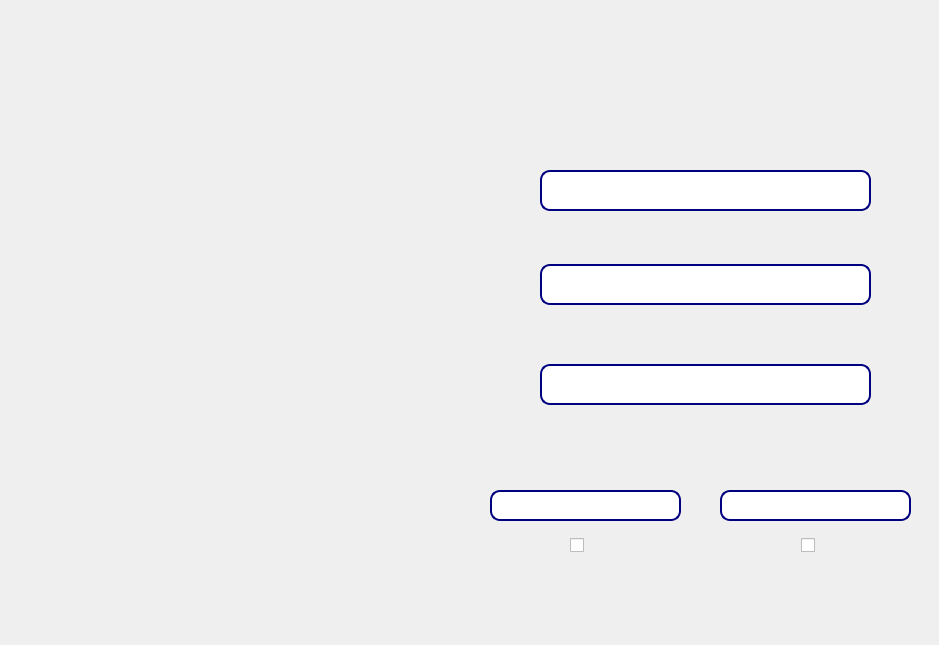
<?xml version="1.0" encoding="UTF-8"?>
<ui version="4.0">
 <class>RegisterWindow</class>
 <widget class="QDialog" name="RegisterWindow">
  <property name="geometry">
   <rect>
    <x>0</x>
    <y>0</y>
    <width>939</width>
    <height>645</height>
   </rect>
  </property>
  <property name="sizePolicy">
   <sizepolicy hsizetype="Fixed" vsizetype="Fixed">
    <horstretch>0</horstretch>
    <verstretch>0</verstretch>
   </sizepolicy>
  </property>
  <property name="minimumSize">
   <size>
    <width>939</width>
    <height>645</height>
   </size>
  </property>
  <property name="maximumSize">
   <size>
    <width>939</width>
    <height>645</height>
   </size>
  </property>
  <property name="windowTitle">
   <string>Dialog</string>
  </property>
  <property name="styleSheet">
   <string notr="true">#RegisterWindow
{
	background-image:url(:RegisterForm.png);
}</string>
  </property>
  <widget class="QPushButton" name="ContinuaBtn">
   <property name="geometry">
    <rect>
     <x>731</x>
     <y>590</y>
     <width>171</width>
     <height>51</height>
    </rect>
   </property>
   <property name="cursor">
    <cursorShape>PointingHandCursor</cursorShape>
   </property>
   <property name="styleSheet">
    <string notr="true">#ContinuaBtn {
background-color: transparent;
border-image: url(:ContinuaBtn.png);
background: none;
border: none;
background-repeat: none;
}
#ContinuaBtn:hover
{
border-image: url(:ContinuaBtnOn.png);
}</string>
   </property>
   <property name="text">
    <string/>
   </property>
  </widget>
  <widget class="QPushButton" name="InapoiBtn">
   <property name="geometry">
    <rect>
     <x>497</x>
     <y>590</y>
     <width>171</width>
     <height>51</height>
    </rect>
   </property>
   <property name="cursor">
    <cursorShape>PointingHandCursor</cursorShape>
   </property>
   <property name="styleSheet">
    <string notr="true">#InapoiBtn {
background-color: transparent;
border-image: url(:InapoiBtn.png);
background: none;
border: none;
background-repeat: none;
}
#InapoiBtn:hover
{
border-image: url(:InapoiBtnOn.png);
}</string>
   </property>
   <property name="text">
    <string/>
   </property>
  </widget>
  <widget class="QLineEdit" name="numeEdit">
   <property name="geometry">
    <rect>
     <x>540</x>
     <y>170</y>
     <width>331</width>
     <height>41</height>
    </rect>
   </property>
   <property name="font">
    <font>
     <pointsize>15</pointsize>
    </font>
   </property>
   <property name="styleSheet">
    <string notr="true">#numeEdit
{
    border: 2px solid rgb(0, 0, 128);
	border-radius: 10px;
	padding-left: 10px;
	color:#fff;
	background-color: rgba(0, 26, 102,.5);
}

#numeEdit:hover
{
	border: 2px solid rgb(48,50,62);
}

#numeEdit:focus
{
	border: 2px solid rgb(85,170,255);
	background-color: rgb(43,45,56);
}</string>
   </property>
   <property name="placeholderText">
    <string>Introduceti numele</string>
   </property>
  </widget>
  <widget class="QLabel" name="NumeLabel">
   <property name="geometry">
    <rect>
     <x>540</x>
     <y>40</y>
     <width>331</width>
     <height>211</height>
    </rect>
   </property>
   <property name="font">
    <font>
     <pointsize>14</pointsize>
    </font>
   </property>
   <property name="styleSheet">
    <string notr="true">#NumeLabel
{
background-color: transparent;
border-image: url(:Nume.png);
background: none;
border: none;
background-repeat: none;
}</string>
   </property>
   <property name="text">
    <string/>
   </property>
  </widget>
  <widget class="QLabel" name="PrenumeLabel">
   <property name="geometry">
    <rect>
     <x>550</x>
     <y>150</y>
     <width>281</width>
     <height>181</height>
    </rect>
   </property>
   <property name="font">
    <font>
     <pointsize>14</pointsize>
    </font>
   </property>
   <property name="styleSheet">
    <string notr="true">#PrenumeLabel
{
background-color: transparent;
border-image: url(:Prenume.png);
background: none;
border: none;
background-repeat: none;
}</string>
   </property>
   <property name="text">
    <string/>
   </property>
  </widget>
  <widget class="QLineEdit" name="prenumeEdit">
   <property name="geometry">
    <rect>
     <x>540</x>
     <y>264</y>
     <width>331</width>
     <height>41</height>
    </rect>
   </property>
   <property name="font">
    <font>
     <pointsize>15</pointsize>
    </font>
   </property>
   <property name="styleSheet">
    <string notr="true">#prenumeEdit
{
    border: 2px solid rgb(0, 0, 128);
	border-radius: 10px;
	padding-left: 10px;
	color:#fff;
	background-color: rgba(0, 26, 102,.5);
}

#prenumeEdit:hover
{
	border: 2px solid rgb(48,50,62);
}

#prenumeEdit:focus
{
	border: 2px solid rgb(85,170,255);
	background-color: rgb(43,45,56);
}</string>
   </property>
   <property name="placeholderText">
    <string>Introduceti prenumele</string>
   </property>
  </widget>
  <widget class="QLabel" name="EmailLabel">
   <property name="geometry">
    <rect>
     <x>540</x>
     <y>240</y>
     <width>341</width>
     <height>211</height>
    </rect>
   </property>
   <property name="font">
    <font>
     <pointsize>14</pointsize>
    </font>
   </property>
   <property name="styleSheet">
    <string notr="true">#EmailLabel
{
background-color: transparent;
border-image: url(:Email.png);
background: none;
border: none;
background-repeat: none;
}</string>
   </property>
   <property name="text">
    <string/>
   </property>
  </widget>
  <widget class="QLineEdit" name="emailEdit">
   <property name="geometry">
    <rect>
     <x>540</x>
     <y>364</y>
     <width>331</width>
     <height>41</height>
    </rect>
   </property>
   <property name="font">
    <font>
     <pointsize>15</pointsize>
    </font>
   </property>
   <property name="styleSheet">
    <string notr="true">#emailEdit
{
    border: 2px solid rgb(0, 0, 128);
	border-radius: 10px;
	padding-left: 10px;
	color:#fff;
	background-color: rgba(0, 26, 102,.5);
}

#emailEdit:hover
{
	border: 2px solid rgb(48,50,62);
}

#emailEdit:focus
{
	border: 2px solid rgb(85,170,255);
	background-color: rgb(43,45,56);
}</string>
   </property>
   <property name="placeholderText">
    <string>Introduceti email-ul</string>
   </property>
  </widget>
  <widget class="QLabel" name="ParolaLabel">
   <property name="geometry">
    <rect>
     <x>430</x>
     <y>370</y>
     <width>311</width>
     <height>191</height>
    </rect>
   </property>
   <property name="font">
    <font>
     <pointsize>12</pointsize>
    </font>
   </property>
   <property name="styleSheet">
    <string notr="true">#ParolaLabel
{
background-color: transparent;
border-image: url(:Parola.png);
background: none;
border: none;
background-repeat: none;
}</string>
   </property>
   <property name="text">
    <string/>
   </property>
  </widget>
  <widget class="QLineEdit" name="parolaEdit">
   <property name="geometry">
    <rect>
     <x>490</x>
     <y>490</y>
     <width>191</width>
     <height>31</height>
    </rect>
   </property>
   <property name="font">
    <font>
     <pointsize>15</pointsize>
    </font>
   </property>
   <property name="styleSheet">
    <string notr="true">#parolaEdit
{
    border: 2px solid rgb(0, 0, 128);
	border-radius: 10px;
	padding-left: 10px;
	color:#fff;
	background-color: rgba(0, 26, 102,.5);
}

#parolaEdit:hover
{
	border: 2px solid rgb(48,50,62);
}

#parolaEdit:focus
{
	border: 2px solid rgb(85,170,255);
	background-color: rgb(43,45,56);
}</string>
   </property>
   <property name="echoMode">
    <enum>QLineEdit::Password</enum>
   </property>
   <property name="placeholderText">
    <string>Introduceti parola</string>
   </property>
  </widget>
  <widget class="QLabel" name="ConfirmaLabel">
   <property name="geometry">
    <rect>
     <x>660</x>
     <y>380</y>
     <width>301</width>
     <height>181</height>
    </rect>
   </property>
   <property name="font">
    <font>
     <pointsize>12</pointsize>
    </font>
   </property>
   <property name="styleSheet">
    <string notr="true">#ConfirmaLabel
{
background-color: transparent;
border-image: url(:Confirma.png);
background: none;
border: none;
background-repeat: none;
}</string>
   </property>
   <property name="text">
    <string/>
   </property>
  </widget>
  <widget class="QLineEdit" name="confirmaEdit">
   <property name="geometry">
    <rect>
     <x>720</x>
     <y>490</y>
     <width>191</width>
     <height>31</height>
    </rect>
   </property>
   <property name="font">
    <font>
     <pointsize>15</pointsize>
    </font>
   </property>
   <property name="styleSheet">
    <string notr="true">#confirmaEdit
{
    border: 2px solid rgb(0, 0, 128);
	border-radius: 10px;
	padding-left: 10px;
	color:#fff;
	background-color: rgba(0, 26, 102,.5);
}

#confirmaEdit:hover
{
	border: 2px solid rgb(48,50,62);
}

#confirmaEdit:focus
{
	border: 2px solid rgb(85,170,255);
	background-color: rgb(43,45,56);
}</string>
   </property>
   <property name="echoMode">
    <enum>QLineEdit::Password</enum>
   </property>
   <property name="placeholderText">
    <string>Introduceti parola</string>
   </property>
  </widget>
  <widget class="QCheckBox" name="checkBox">
   <property name="geometry">
    <rect>
     <x>570</x>
     <y>530</y>
     <width>31</width>
     <height>31</height>
    </rect>
   </property>
   <property name="maximumSize">
    <size>
     <width>31</width>
     <height>31</height>
    </size>
   </property>
   <property name="cursor">
    <cursorShape>PointingHandCursor</cursorShape>
   </property>
   <property name="styleSheet">
    <string notr="true">QCheckBox::indicator:unchecked {
    image: url(:show.png);
}

QCheckBox::indicator:checked {
    image: url(:hide.png);
}</string>
   </property>
   <property name="text">
    <string/>
   </property>
   <property name="checkable">
    <bool>true</bool>
   </property>
   <property name="tristate">
    <bool>false</bool>
   </property>
  </widget>
  <widget class="QCheckBox" name="checkBoxConfirm">
   <property name="geometry">
    <rect>
     <x>801</x>
     <y>530</y>
     <width>31</width>
     <height>31</height>
    </rect>
   </property>
   <property name="cursor">
    <cursorShape>PointingHandCursor</cursorShape>
   </property>
   <property name="styleSheet">
    <string notr="true">QCheckBox::indicator:unchecked {
    image: url(:show.png);
}

QCheckBox::indicator:checked {
    image: url(:hide.png);
}</string>
   </property>
   <property name="text">
    <string/>
   </property>
  </widget>
  <zorder>ContinuaBtn</zorder>
  <zorder>InapoiBtn</zorder>
  <zorder>NumeLabel</zorder>
  <zorder>PrenumeLabel</zorder>
  <zorder>EmailLabel</zorder>
  <zorder>ParolaLabel</zorder>
  <zorder>ConfirmaLabel</zorder>
  <zorder>numeEdit</zorder>
  <zorder>parolaEdit</zorder>
  <zorder>prenumeEdit</zorder>
  <zorder>emailEdit</zorder>
  <zorder>confirmaEdit</zorder>
  <zorder>checkBoxConfirm</zorder>
  <zorder>checkBox</zorder>
 </widget>
 <resources/>
 <connections/>
</ui>
